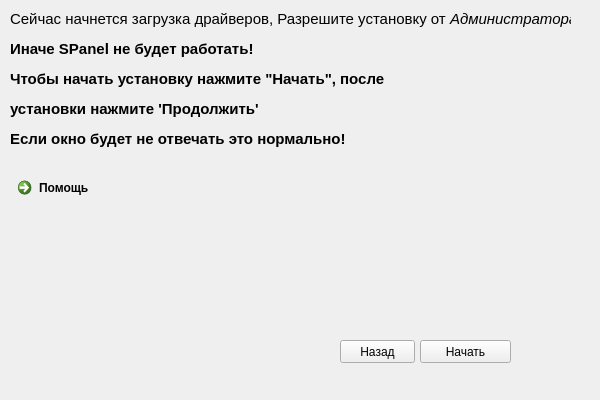
<?xml version="1.0" encoding="UTF-8"?>
<ui version="4.0">
 <class>MainWindow</class>
 <widget class="QMainWindow" name="MainWindow">
  <property name="geometry">
   <rect>
    <x>0</x>
    <y>0</y>
    <width>600</width>
    <height>400</height>
   </rect>
  </property>
  <property name="windowTitle">
   <string>MainWindow</string>
  </property>
  <widget class="QWidget" name="centralwidget">
   <widget class="QLabel" name="process_label">
    <property name="geometry">
     <rect>
      <x>10</x>
      <y>10</y>
      <width>561</width>
      <height>151</height>
     </rect>
    </property>
    <property name="font">
     <font>
      <pointsize>13</pointsize>
      <italic>false</italic>
     </font>
    </property>
    <property name="text">
     <string>&lt;html&gt;&lt;head/&gt;&lt;body&gt;&lt;p&gt;&lt;span style=&quot; font-size:11pt;&quot;&gt;Сейчас начнется загрузка драйверов, Разрешите установку от&lt;/span&gt;&lt;span style=&quot; font-size:11pt; font-style:italic;&quot;&gt; Администратора&lt;/span&gt;&lt;/p&gt;&lt;p&gt;&lt;span style=&quot; font-size:11pt; font-weight:600;&quot;&gt;Иначе SPanel не будет работать!&lt;/span&gt;&lt;/p&gt;&lt;p&gt;&lt;span style=&quot; font-size:11pt; font-weight:600;&quot;&gt;Чтобы начать установку нажмите &amp;quot;Начать&amp;quot;, после&lt;/span&gt;&lt;/p&gt;&lt;p&gt;&lt;span style=&quot; font-size:11pt; font-weight:600;&quot;&gt;установки нажмите 'Продолжить'&lt;/span&gt;&lt;/p&gt;&lt;p&gt;&lt;span style=&quot; font-size:11pt; font-weight:600;&quot;&gt;Если окно будет не отвечать это нормально!&lt;/span&gt;&lt;/p&gt;&lt;/body&gt;&lt;/html&gt;</string>
    </property>
    <property name="alignment">
     <set>Qt::AlignLeading|Qt::AlignLeft|Qt::AlignTop</set>
    </property>
   </widget>
   <widget class="QPushButton" name="next_pushButton">
    <property name="geometry">
     <rect>
      <x>420</x>
      <y>340</y>
      <width>91</width>
      <height>23</height>
     </rect>
    </property>
    <property name="text">
     <string>Начать</string>
    </property>
   </widget>
   <widget class="QPushButton" name="back_pushButton">
    <property name="geometry">
     <rect>
      <x>340</x>
      <y>340</y>
      <width>75</width>
      <height>23</height>
     </rect>
    </property>
    <property name="text">
     <string>Назад</string>
    </property>
   </widget>
   <widget class="QLabel" name="backgroand_img_label">
    <property name="geometry">
     <rect>
      <x>-20</x>
      <y>-30</y>
      <width>631</width>
      <height>631</height>
     </rect>
    </property>
    <property name="text">
     <string/>
    </property>
   </widget>
   <widget class="QCommandLinkButton" name="help_commandLinkButton">
    <property name="geometry">
     <rect>
      <x>10</x>
      <y>170</y>
      <width>185</width>
      <height>41</height>
     </rect>
    </property>
    <property name="text">
     <string>Помощь</string>
    </property>
   </widget>
   <zorder>backgroand_img_label</zorder>
   <zorder>process_label</zorder>
   <zorder>next_pushButton</zorder>
   <zorder>back_pushButton</zorder>
   <zorder>help_commandLinkButton</zorder>
  </widget>
  <widget class="QMenuBar" name="menubar">
   <property name="geometry">
    <rect>
     <x>0</x>
     <y>0</y>
     <width>600</width>
     <height>21</height>
    </rect>
   </property>
  </widget>
 </widget>
 <resources/>
 <connections/>
</ui>
